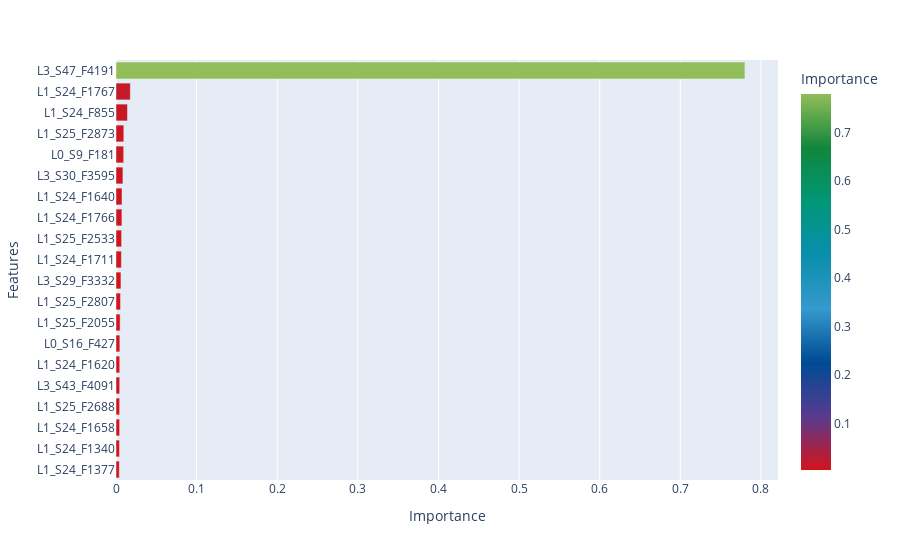

The cell this chart's notebook holds for it:
### Code cell
#lets try to do this again with a nicer looking tool.

df = pd.DataFrame(importances.sort_values()[-n:], columns = ['Importance'])

df.reset_index(inplace = True)

df.rename(columns = {'index': 'Features'}, inplace = True)

fig = px.bar(df, x = 'Importance', y = 'Features', color = 'Importance',
             color_continuous_scale = bosch_colors, orientation = 'h')

widge = FigureWidget(fig)

widge.show()

### Figure 1 — Plotly figure (JSON) as saved in the notebook; plotly's stock layout.template omitted (floating-point values rounded to 4 significant figures)
{"data": [{"alignmentgroup": "True", "hoverlabel": {"namelength": 0}, "hovertemplate": "Importance=%{marker.color}<br>Features=%{y}", "legendgroup": "", "marker": {"color": [0.004089, 0.004321, 0.004517, 0.00452, 0.004607, 0.004639, 0.004776, 0.005107, 0.005601, 0.006146, 0.006716, 0.006969, 0.007336, 0.007473, 0.008596, 0.009525, 0.009677, 0.01424, 0.01777, 0.7801], "coloraxis": "coloraxis"}, "name": "", "offsetgroup": "", "orientation": "h", "showlegend": false, "textposition": "auto", "type": "bar", "uid": "b48dc666-b1ef-40a8-87be-213606c5ab25", "x": [0.004089, 0.004321, 0.004517, 0.00452, 0.004607, 0.004639, 0.004776, 0.005107, 0.005601, 0.006146, 0.006716, 0.006969, 0.007336, 0.007473, 0.008596, 0.009525, 0.009677, 0.01424, 0.01777, 0.7801], "xaxis": "x", "y": ["L1_S24_F1377", "L1_S24_F1340", "L1_S24_F1658", "L1_S25_F2688", "L3_S43_F4091", "L1_S24_F1620", "L0_S16_F427", "L1_S25_F2055", "L1_S25_F2807", "L3_S29_F3332", "L1_S24_F1711", "L1_S25_F2533", "L1_S24_F1766", "L1_S24_F1640", "L3_S30_F3595", "L0_S9_F181", "L1_S25_F2873", "L1_S24_F855", "L1_S24_F1767", "L3_S47_F4191"], "yaxis": "y"}], "layout": {"autosize": true, "barmode": "relative", "coloraxis": {"colorbar": {"title": {"text": "Importance"}}, "colorscale": [[0, "#D3141B"], [0.1429, "#573B8F"], [0.2857, "#004A93"], [0.4286, "#359ACD"], [0.5714, "#0A8EAE"], [0.7143, "#009778"], [0.8571, "#12863B"], [1, "#91BE59"]]}, "legend": {"tracegroupgap": 0}, "margin": {"t": 60}, "xaxis": {"anchor": "y", "autorange": true, "domain": [0, 1], "range": [0, 0.8212], "title": {"text": "Importance"}, "type": "linear"}, "yaxis": {"anchor": "x", "autorange": true, "domain": [0, 1], "range": [-0.5, 19.5], "title": {"text": "Features"}, "type": "category"}}}
